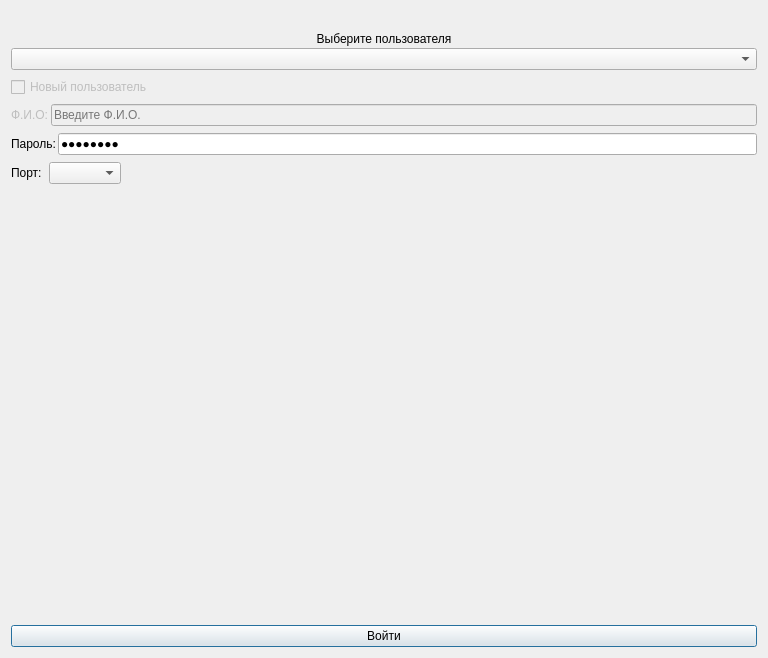
<?xml version="1.0" encoding="UTF-8"?>
<ui version="4.0">
 <class>StartUpDialog</class>
 <widget class="QDialog" name="StartUpDialog">
  <property name="geometry">
   <rect>
    <x>0</x>
    <y>0</y>
    <width>768</width>
    <height>658</height>
   </rect>
  </property>
  <property name="windowTitle">
   <string>Tester - Вход</string>
  </property>
  <property name="windowIcon">
   <iconset resource="../resources/resources.qrc">
    <normaloff>:/icon/icon.png</normaloff>:/icon/icon.png</iconset>
  </property>
  <property name="styleSheet">
   <string notr="true"/>
  </property>
  <layout class="QGridLayout" name="gridLayout">
   <property name="leftMargin">
    <number>11</number>
   </property>
   <property name="topMargin">
    <number>11</number>
   </property>
   <property name="rightMargin">
    <number>11</number>
   </property>
   <property name="bottomMargin">
    <number>11</number>
   </property>
   <property name="spacing">
    <number>7</number>
   </property>
   <item row="2" column="0">
    <widget class="QCheckBox" name="newUserChkB">
     <property name="enabled">
      <bool>false</bool>
     </property>
     <property name="text">
      <string>Новый пользователь</string>
     </property>
    </widget>
   </item>
   <item row="3" column="0">
    <layout class="QHBoxLayout" name="horizontalLayout">
     <property name="spacing">
      <number>2</number>
     </property>
     <item>
      <widget class="QLabel" name="i_fioL">
       <property name="enabled">
        <bool>false</bool>
       </property>
       <property name="sizePolicy">
        <sizepolicy hsizetype="Maximum" vsizetype="Preferred">
         <horstretch>0</horstretch>
         <verstretch>0</verstretch>
        </sizepolicy>
       </property>
       <property name="text">
        <string>Ф.И.О:</string>
       </property>
      </widget>
     </item>
     <item>
      <widget class="QLineEdit" name="nameLE">
       <property name="enabled">
        <bool>false</bool>
       </property>
       <property name="placeholderText">
        <string>Введите Ф.И.О.</string>
       </property>
      </widget>
     </item>
    </layout>
   </item>
   <item row="4" column="0">
    <layout class="QHBoxLayout" name="horizontalLayout_2">
     <property name="spacing">
      <number>2</number>
     </property>
     <item>
      <widget class="QLabel" name="i_pwL">
       <property name="sizePolicy">
        <sizepolicy hsizetype="Maximum" vsizetype="Preferred">
         <horstretch>0</horstretch>
         <verstretch>0</verstretch>
        </sizepolicy>
       </property>
       <property name="text">
        <string>Пароль:</string>
       </property>
      </widget>
     </item>
     <item>
      <widget class="QLineEdit" name="pwLE">
       <property name="text">
        <string>12345678</string>
       </property>
       <property name="maxLength">
        <number>32</number>
       </property>
       <property name="echoMode">
        <enum>QLineEdit::Password</enum>
       </property>
       <property name="placeholderText">
        <string>Введите пароль</string>
       </property>
      </widget>
     </item>
    </layout>
   </item>
   <item row="7" column="0">
    <layout class="QHBoxLayout" name="horizontalLayout_4">
     <item>
      <widget class="QPushButton" name="enterPB">
       <property name="text">
        <string>Войти</string>
       </property>
      </widget>
     </item>
    </layout>
   </item>
   <item row="5" column="0">
    <layout class="QHBoxLayout" name="horizontalLayout_3">
     <item>
      <widget class="QLabel" name="i_portL">
       <property name="sizePolicy">
        <sizepolicy hsizetype="Maximum" vsizetype="Preferred">
         <horstretch>0</horstretch>
         <verstretch>0</verstretch>
        </sizepolicy>
       </property>
       <property name="text">
        <string>Порт:</string>
       </property>
      </widget>
     </item>
     <item>
      <widget class="QComboBox" name="portCB"/>
     </item>
     <item>
      <spacer name="horizontalSpacer">
       <property name="orientation">
        <enum>Qt::Horizontal</enum>
       </property>
       <property name="sizeHint" stdset="0">
        <size>
         <width>40</width>
         <height>20</height>
        </size>
       </property>
      </spacer>
     </item>
    </layout>
   </item>
   <item row="1" column="0">
    <layout class="QVBoxLayout" name="verticalLayout">
     <property name="spacing">
      <number>2</number>
     </property>
     <item>
      <widget class="QLabel" name="i_userL">
       <property name="text">
        <string>Выберите пользователя</string>
       </property>
       <property name="alignment">
        <set>Qt::AlignCenter</set>
       </property>
      </widget>
     </item>
     <item>
      <widget class="QComboBox" name="userCB"/>
     </item>
    </layout>
   </item>
   <item row="6" column="0">
    <spacer name="verticalSpacer">
     <property name="orientation">
      <enum>Qt::Vertical</enum>
     </property>
     <property name="sizeHint" stdset="0">
      <size>
       <width>20</width>
       <height>32</height>
      </size>
     </property>
    </spacer>
   </item>
   <item row="0" column="0">
    <widget class="QLabel" name="logoLabel">
     <property name="pixmap">
      <pixmap resource="../resources/resources.qrc">:/img/logo.png</pixmap>
     </property>
     <property name="scaledContents">
      <bool>false</bool>
     </property>
     <property name="alignment">
      <set>Qt::AlignCenter</set>
     </property>
    </widget>
   </item>
  </layout>
 </widget>
 <resources>
  <include location="../resources/resources.qrc"/>
 </resources>
 <connections>
  <connection>
   <sender>newUserChkB</sender>
   <signal>toggled(bool)</signal>
   <receiver>nameLE</receiver>
   <slot>setEnabled(bool)</slot>
   <hints>
    <hint type="sourcelabel">
     <x>125</x>
     <y>69</y>
    </hint>
    <hint type="destinationlabel">
     <x>134</x>
     <y>101</y>
    </hint>
   </hints>
  </connection>
  <connection>
   <sender>newUserChkB</sender>
   <signal>toggled(bool)</signal>
   <receiver>i_fioL</receiver>
   <slot>setEnabled(bool)</slot>
   <hints>
    <hint type="sourcelabel">
     <x>93</x>
     <y>67</y>
    </hint>
    <hint type="destinationlabel">
     <x>37</x>
     <y>93</y>
    </hint>
   </hints>
  </connection>
 </connections>
</ui>
